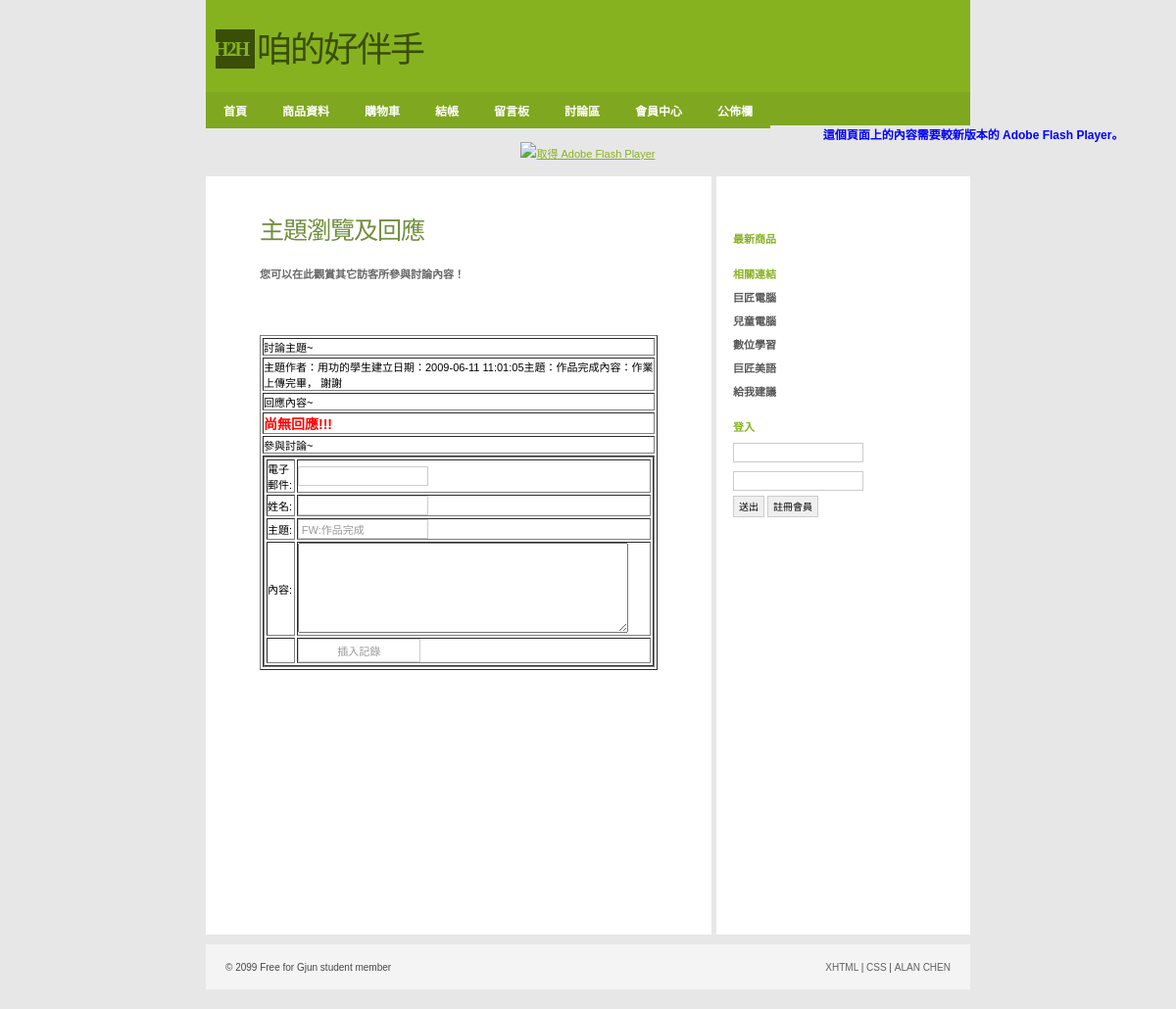
/php_incomplete/Shop/detailsView.php?titleid=5, run on the app's committed database.
### tables this page shows
CREATE TABLE `titles` (
  `titleid` int(11) NOT NULL COMMENT '討論主題編號',
  `email` varchar(100) DEFAULT NULL COMMENT '電子郵件',
  `name` varchar(50) NOT NULL COMMENT '作者姓名',
  `subject` varchar(255) NOT NULL COMMENT '討論主題',
  `memo` text NOT NULL COMMENT '討論內容',
  `createDate` datetime DEFAULT NULL COMMENT '主題討論發起日',
  `lastNewsDate` datetime DEFAULT NULL COMMENT '主題最後討論日',
  `count` int(11) DEFAULT '0' COMMENT '參與討論數量'
);

### php_incomplete/Shop/detailsView.php (the view, shortened to what this page needs)
<?php require_once('../Connections/shop.php'); ?>
<?php
if (!function_exists("GetSQLValueString")) {
function GetSQLValueString($theValue, $theType, $theDefinedValue = "", $theNotDefinedValue = "")
{
  $theValue = function_exists("mysql_real_escape_string") ? mysql_real_escape_string($theValue) : mysql_escape_string($theValue);
  switch ($theType) {
    case "long":
    case "int":
      $theValue = ($theValue != "") ? intval($theValue) : "NULL";
      break;
  }
  return $theValue;
}
}
$editFormAction = $_SERVER['PHP_SELF'];
if (isset($_SERVER['QUERY_STRING'])) {
  $editFormAction .= "?" . htmlentities($_SERVER['QUERY_STRING']);
}
$colname_RecordsetTitles = "-1";
if (isset($_GET['titleid'])) {
  $colname_RecordsetTitles = $_GET['titleid'];
}
$query_RecordsetTitles = sprintf("SELECT * FROM titles WHERE titleid = %s", GetSQLValueString($colname_RecordsetTitles, "int"));
$RecordsetTitles = mysql_query($query_RecordsetTitles, $shop) or die(mysql_error());
$row_RecordsetTitles = mysql_fetch_assoc($RecordsetTitles);
$colname_RecordsetDetails = "-1";
if (isset($_GET['titleid'])) {
  $colname_RecordsetDetails = $_GET['titleid'];
}
$query_RecordsetDetails = sprintf("SELECT * FROM details WHERE titleid = %s ORDER BY newsDate DESC", GetSQLValueString($colname_RecordsetDetails, "int"));
$RecordsetDetails = mysql_query($query_RecordsetDetails, $shop) or die(mysql_error());
$totalRows_RecordsetDetails = mysql_num_rows($RecordsetDetails);
?>
<!DOCTYPE html PUBLIC "-//W3C//DTD XHTML 1.0 Strict//EN"
"http://www.w3.org/TR/xhtml1/DTD/xhtml1-strict.dtd">
<html xmlns="http://www.w3.org/1999/xhtml">
<head>
<link rel="stylesheet" href="../css/styles.css" media="all" type="text/css" />
</head>
<body>
  <div id="header">
      <div class="subContainer">
            <div id="logo">
            <div id="box">H2H</div>
            <p>咱的好伴手</p>
            </div>
    </div>
</div>
<div id="navigation">
	<ul id="sddm">
        <li><a href="index.php">首頁</a></li>
        <li><a href="product.php">商品資料</a></li>
        <li><a href="cart.php">購物車</a></li>
        <li><a href="checkOut.php">結帳</a></li>
        <li><a href="guestBook.php">留言板</a></li>
        <li><a href="titleView.php">討論區</a></li>
	    <li><a href="#"
        onmouseover="mopen('m1')"
        onmouseout="mclosetime()">會員中心</a>
    	</li>
	    <li><a href="#"
        onmouseover="mopen('m2')"
        onmouseout="mclosetime()">公佈欄</a>
    	</li>
		</ul>
</div>
<object id="FlashID" classid="clsid:D27CDB6E-AE6D-11cf-96B8-444553540000" width="780" height="120">
    <object type="application/x-shockwave-flash" data="../Scripts/pic.swf" width="780" height="120">
      <div>
        <h4>這個頁面上的內容需要較新版本的 Adobe Flash Player。</h4>
        <p><a href="http://www.adobe.com/go/getflashplayer"><img src="http://www.adobe.com/images/shared/download_buttons/get_flash_player.gif" alt="取得 Adobe Flash Player" width="112" height="33" /></a></p>
      </div>
    </object>
  </object>
<div id="container">
  <div id="primaryContent">
<h2>主題瀏覽及回應</h2>
<h3>您可以在此觀賞其它訪客所參與討論內容！</h3>
    <p>&nbsp;</p>
    <p>&nbsp;</p>
  <table border="1" width=""100%>
    <tr>
      <td>討論主題~</td>
    </tr>
    <tr>
      <td>主題作者：<?php echo $row_RecordsetTitles['name']; ?>建立日期：<?php echo $row_RecordsetTitles['createDate']; ?>主題：<?php echo $row_RecordsetTitles['subject']; ?>內容：<?php echo $row_RecordsetTitles['memo']; ?></td>
    </tr>
    <tr>
      <td>回應內容~</td>
    </tr>
    <?php do { ?>
      <tr>
        <td>
        <?php if ($totalRows_RecordsetDetails == 0) {  ?>
  <h5>尚無回應!!!</h5>
  <?php }  ?>        </td>
      </tr>
      <?php } while ($row_RecordsetDetails = mysql_fetch_assoc($RecordsetDetails)); ?>
    <tr>
      <td>參與討論~</td>
    </tr>
    <tr>
      <td>
        <form action="<?php echo $editFormAction; ?>" method="POST" id="form1" name="form1">
          <table border="1" width="100%">
            <tr>
              <td>電子<br />郵件:</td>
              <td><input type="text" name="email" value="" size="32" /></td>
              </tr>
            <tr>
              <td>姓名:</td>
              <td><input type="text" name="name" value="" size="32" /></td>
              </tr>
            <tr>
              <td>主題:</td>
              <td><input type="text" name="subject" value="FW:<?php echo $row_RecordsetTitles['subject']; ?>" size="32" /></td>
              </tr>
            <tr>
              <td>內容:</td>
              <td><textarea name="memo" cols="40" rows="6"></textarea></td>
              </tr>
            <tr>
              <td></td>
              <td><input type="submit" value="插入記錄" /></td>
              </tr>
            </table>
          </form>
        </td>
    </tr>
  </table>
<p>&nbsp;</p>
    <p>&nbsp;</p>
    <p>&nbsp;</p>
    <p>&nbsp;</p>
    <p>&nbsp;</p>
    <p>&nbsp;</p>
    <p>&nbsp;</p>
    <p>&nbsp;</p>
    <p>&nbsp;</p>
    <p>&nbsp;</p>
  </div>
  <div id="secondaryContent">
    <p>&nbsp;</p>
    <h3>最新商品</h3>
    <h3>相關連結</h3>
    <ul class="links">
      <li><a href="http://www.pcschool.com.tw/">巨匠電腦</a></li>
      <li><a href="http://kid.pcschool.com.tw/">兒童電腦</a></li>
      <li><a href="http://www.soeasyedu.com.tw/">數位學習</a></li>
      <li><a href="http://www.soeasyedu.com.tw/">巨匠美語</a></li>
      <li><a href="http://www.off.com.tw/weiblog">給我建議</a>
    </ul>
    <?php if(!isset($_SESSION['MM_Username'])){?>
    <h3>登入</h3>
    <form action="loginCheck.php" method="post">
      <p>
        <input value="" name="user" />
      </p>
      <p>
        <input name="password" type="password" value="" />
      </p>
        <button type="submit">送出</button>
        <button type="button" onclick="location.href='registerUser.php'">註冊會員</button>
    </form>
<?php }?>
  </div>
        <br class="clear" />
</div>
    <div id="footer">
        <ul>
            <li id="copyright">&copy; 2099 Free for Gjun student member</li>
            <li id="links">
                <ul>
                    <li><a href="#">XHTML</a> |</li>
                    <li><a href="#">CSS</a> |</li>
                    <li><a href="http://gjun.tw">ALAN CHEN</a></li>
                </ul>
            </li>
        </ul>
    </div>
</body>
</html>

### php_incomplete/css/styles.css (style rules this page uses)
* { margin:0; padding:0; font-family:Verdana, Arial, Helvetica, sans-serif; }
body, html { margin:0; padding:0; background:#e7e7e7; text-align:center; margin-bottom:10px; }
h2 { font-family:'Georgia'; font-size:25px; letter-spacing:-1px; margin-top:15px; margin-bottom:20px; font-weight:normal; color:#718e3e; }
h3 { font-size:11px; font-weight:bold; color:#666; margin:5px 0; }
h4 { font-size:12px; color:#00F; }
h5 { font-size:14px; color:#F00; }
p { color:#043f4a; font-size:11px; line-height:25px; }
a { color:#87B220; text-decoration:underline; }
#container { width:780px; margin:10px auto; padding:0; background:#fff; text-align:left; }
#logo { margin:0; padding:0px; }
#logo #box { float:left; clear:none; height:40px; width:40px; margin:0 0 0 10px; padding:0px; background:#394E06; color:#87B220; font-family:Georgia, "Times New Roman", Times, serif; font-weight:bold; font-size:20px; line-height:40px; letter-spacing:-2px; text-indent:-2px; }
#logo p { float:left; clear:none; height:40px; width:260px; margin:0; padding:0; color:#394E06; font-family:Georgia, "Times New Roman", Times, serif; font-weight:normal; font-size:36px; text-indent:2px; line-height:43px; letter-spacing:-2px; font-style: normal; }
.subContainer, #navigation ul { width:780px; margin:0 auto; }
#header { text-align:left; margin:0 auto; padding:30px 0 0 0px; height:64px; background:#87b220; width: 780px; }
#navigation { margin:0 auto; padding:0; background:#7fa71f; height:34px; width: 780px; list-style:none; }
#navigation li { float:left; clear:none; list-style:none; }
#navigation li a { color:#fff; display:block; font-size:12px; text-decoration:none; font-weight:bold; padding:10px 18px; }
input { background-color: #FFF; color: #999999; border: 1px solid #CCC; font-size: 11px; padding: 3px; width:125px; }
button { background-color:#EFEFEF; line-height:13px; color: #000; border: 1px solid #CCC; font-size: 10px; height:22px; margin: 0; padding: 0 5px; }
form p { padding:2px 0; }
img { border:0; }
#primaryContent { width:406px; padding:20px 55px; border-right:5px solid #e7e7e7; font-size:11px; float:left; clear:none; }
#secondaryContent { width:228px; padding:10px 14px; font-size:11px; float:right; clear:none; }
#secondaryContent h3 { color:#87b220; margin-top:20px; }
#secondaryContent ul { list-style:none; }
#secondaryContent li { list-style:none; padding-left:20px; margin:8px 0; background:url('../images/tiny_bullet.png') left bottom no-repeat; }
#secondaryContent li a { color:#575757; font-weight:bold; text-decoration:none; }
#secondaryContent .links li { padding-left:0px; margin:8px 0; background:none; }
#footer { margin:0 auto; margin-bottom:10px; height:10px; padding:18px 20px; clear:both; width:740px; text-align:left; font-size:10px; color:#484848; background:#f4f4f4; }
#footer ul { list-style:none; }
#footer li { list-style:none; display:inline; }
#footer #copyright { float:left; clear:none; }
#footer #links { float:right; clear:none; }
#footer a { color:#606060; text-decoration:none; }
#sddm { margin:0 auto; padding:0; background:#7fa71f; height:34px; width: 780px; list-style:none; }
#sddm li { float:left; clear:none; list-style:none; }
#sddm li a { color:#fff; background:#7fa71f; display:block; font-size:12px; text-decoration:none; font-weight:bold; padding:10px 18px; }
#sddm a { background:url('../images/nav_bg.gif'); }

### data on the page
titles: name "用功的學生", createDate "2009-06-11 11:01:05", subject "作品完成", memo "作業上傳完畢， 謝謝", subject "FW:作品完成"
